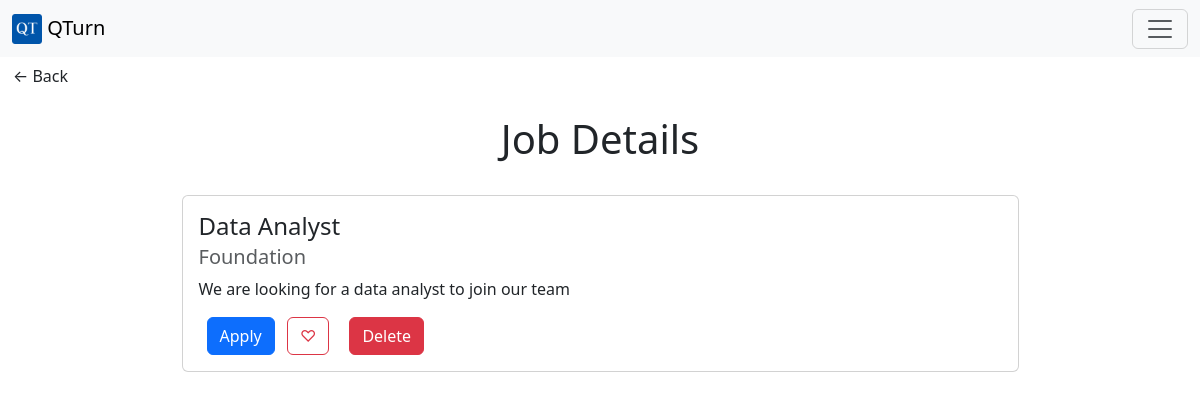
/jobs/2 (signed in), run on the app's committed database.
### tables this page shows
CREATE TABLE jobs (
  id INTEGER PRIMARY KEY AUTOINCREMENT,
  title TEXT NOT NULL,
  description TEXT NOT NULL,
  company TEXT NOT NULL,
  image TEXT NOT NULL default 'https://placehold.co/600x400.png',
  tags TEXT NOT NULL,
  url TEXT NOT NULL,
  created_at TEXT DEFAULT (datetime('now','localtime')),
  updated_at TEXT DEFAULT (datetime('now','localtime')),  
  creator_id INTEGER NOT NULL,
  FOREIGN KEY(creator_id) REFERENCES users(id)
);

### app.py (the view)
@app.route("/jobs/<int:job_id>", methods=["GET"])
@login_required
def job_details(job_id):
    try:
        rows = db.execute("SELECT * FROM jobs WHERE id = ?", job_id)
        job = rows[0]
        if not job:
            return render_error_message("Job not found", code=404)
        if session.get("user_id"):
            rows = db.execute(
                "SELECT job_id FROM favorites WHERE user_id = ? AND job_id = ?",
                session.get("user_id"),
                job_id,
            )
            job["is_favorite"] = len(rows) > 0
        if job["creator_id"] and session.get("user_id") == job["creator_id"]:
            job["is_owned_by_user"] = True
        return render_template("jobs/job_details.html", job=job)
    except (TemplateNotFound, RuntimeError, ValueError) as e:
        print(f"An error occurred: {e}")
        return render_error_message("Something went wrong", code=500)

### app.py (called while the page is built)
@app.after_request
def after_request(response):
    response.headers["Cache-Control"] = "no-cache, no-store, must-revalidate"
    response.headers["Expires"] = 0
    response.headers["Pragma"] = "no-cache"
    return response

### helpers.py (called while the page is built)
def login_required(f):
    @wraps(f)
    def decorated_function(*args, **kwargs):
        if session.get("user_id") is None:
            return redirect("/login")
        return f(*args, **kwargs)
    return decorated_function

### templates/jobs/job_details.html (shortened to what this page needs)
{% extends "layout.html" %}
{% block header %}
<h1>{% block title %}Job Details{% endblock %}</h1>
{% endblock %}
{% block content %}
<div class="container">
<div class="card w-75 mx-auto">
  <div class="card-body">
    <h4 class="card-title">{{ job.title }}</h4>
    <h5 class="card-subtitle mb-2 text-muted">{{ job.company }}</h5>
    <p class="card-text">{{ job.description }}</p>
    <a href="{{ job.url }}" class="text-decoration-none" target="_blank">
      <button class="btn btn-primary mx-2">Apply</button>
    </a>
    <button
      class="card-link like-button btn {{ 'btn-danger' if job.is_favorite else 'btn-outline-danger' }}"
      id="like-button"
      data-job-id="{{ job.id }}"
      data-is-favorite="{{ "true" if job.is_favorite }}"
    >
      {{ "♥" if job.is_favorite else "♡" }}
    </button>
    {% if job.is_owned_by_user %}
    <button class="card-link btn btn-danger" id="delete-button">Delete</button>
    {% endif %}
  </div>
</div>
</div>
{% endblock %}

### static/styles.css (style rules this page uses)
* { margin: 0; padding: 0; box-sizing: border-box; }
html, body { height: 100%; }

### data on the page
jobs: title "Data Analyst", company "Foundation", description "We are looking for a data analyst to join our team"

### other printed values
{{ "♥" if job.is_favorite else "♡" }} "♡"
